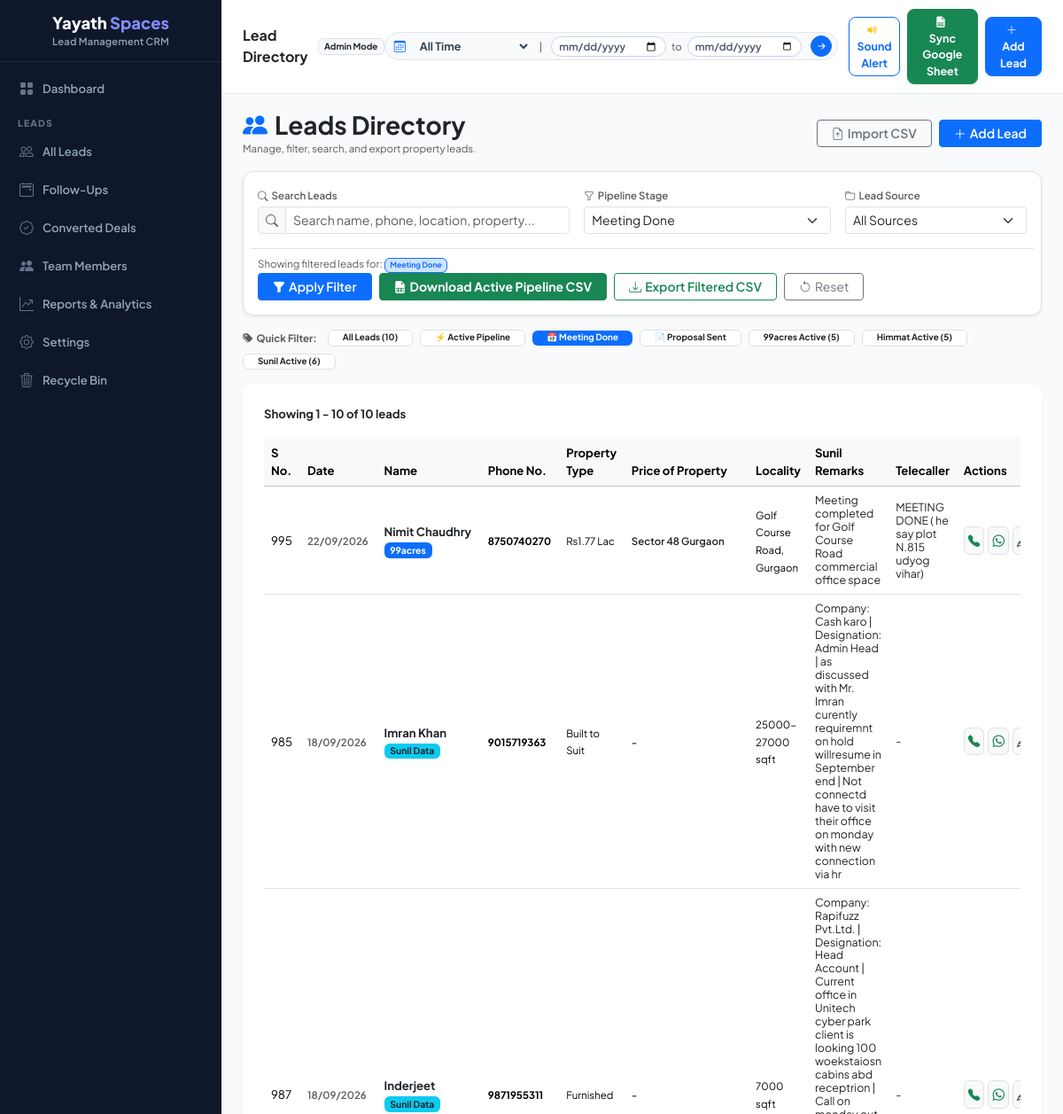
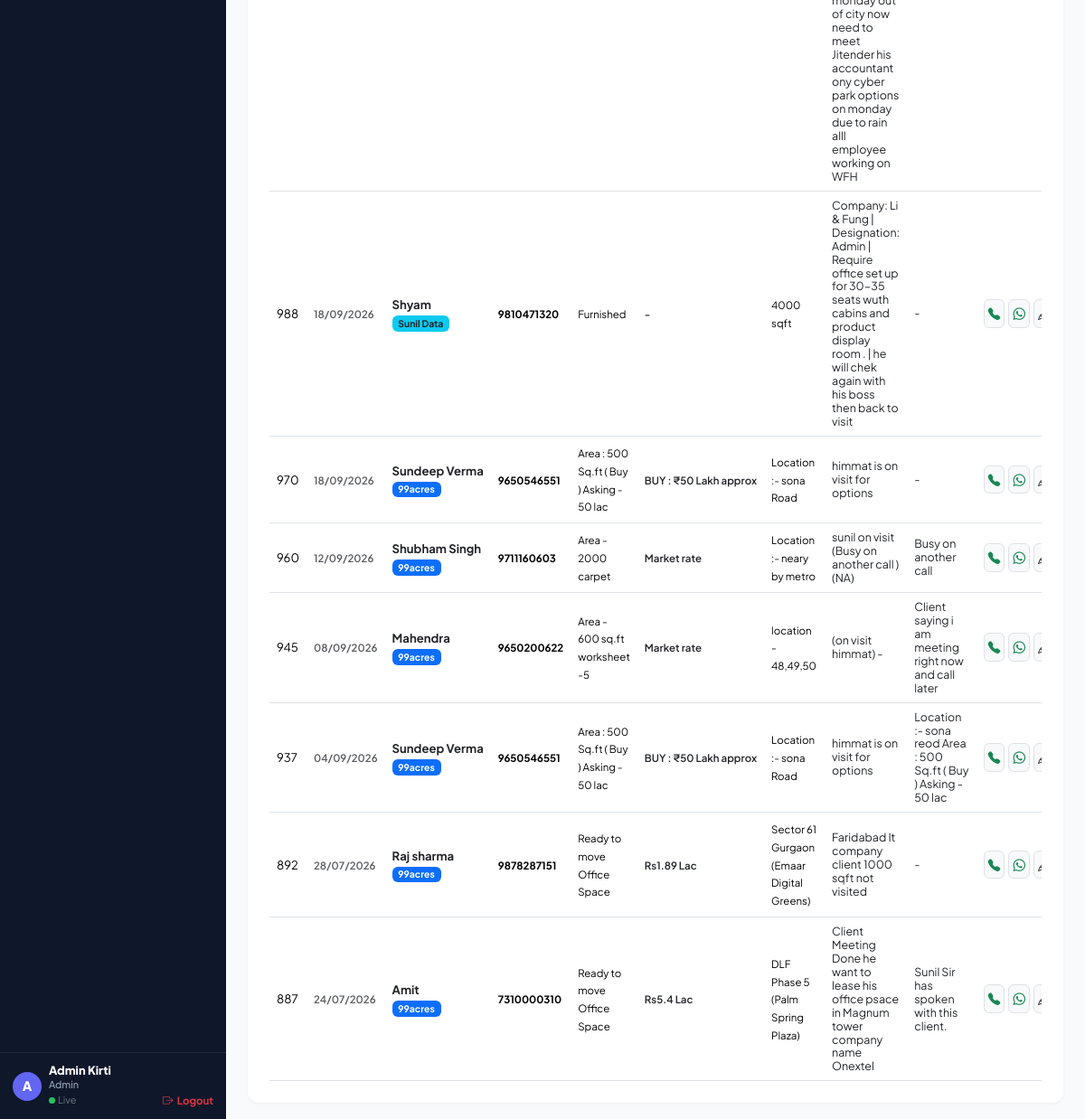
Page /leads?status=Meeting+Done (signed in) on the committed database (2 pictures, top to bottom).
### models.py (models this page shows, shortened)
class Lead(db.Model):
    __tablename__ = 'leads'
    id = db.Column(db.Integer, primary_key=True)
    name = db.Column(db.String(255), nullable=False)
    email = db.Column(db.String(255), nullable=False)
    phone = db.Column(db.String(50), nullable=True)
    source = db.Column(db.String(100), nullable=True, default='99acres')
    property_type = db.Column(db.String(100), nullable=True)
    budget = db.Column(db.String(100), nullable=True)
    location = db.Column(db.String(255), nullable=True)
    status = db.Column(db.String(50), nullable=False, default='New')
    priority = db.Column(db.String(20), nullable=False, default='Medium')
    assigned_to = db.Column(db.String(255), nullable=True)
    is_imported = db.Column(db.Boolean, default=False)
    sunil_remarks = db.Column(db.Text, nullable=True)
    telecaller_remarks = db.Column(db.Text, nullable=True)
    listing_id = db.Column(db.String(100), nullable=True)
    response_from = db.Column(db.String(100), nullable=True)
    is_deleted = db.Column(db.Boolean, default=False)
    deleted_at = db.Column(db.DateTime, nullable=True)
    created_at = db.Column(db.DateTime, default=datetime.utcnow)
    updated_at = db.Column(db.DateTime, default=datetime.utcnow, onupdate=datetime.utcnow)
    notes = db.relationship('Note', backref='lead', lazy=True, cascade='all, delete-orphan')
    followups = db.relationship('FollowUp', backref='lead', lazy=True, cascade='all, delete-orphan')
    tasks = db.relationship('Task', backref='lead', lazy=True, cascade='all, delete-orphan')
    activities = db.relationship('ActivityLog', backref='lead', lazy=True, cascade='all, delete-orphan')

### routes.py (the view, shortened to what this page needs)
@web_bp.route('/leads')
def leads_list():
    import math
    status_filter = request.args.get('status', '')
    priority_filter = request.args.get('priority', '')
    source_filter = request.args.get('source', '')
    search = request.args.get('search', '')
    page = request.args.get('page', 1, type=int)
    per_page = request.args.get('per_page', 15, type=int)
    query = Lead.query
    query, time_filter, start_date_str, end_date_str = apply_date_filter(query)
    if status_filter:
        query = query.filter_by(status=status_filter)
    if priority_filter:
        query = query.filter_by(priority=priority_filter)
    if source_filter:
        query = query.filter_by(source=source_filter)
    all_matching_leads = query.order_by(Lead.created_at.desc()).all()
    total_count = len(all_matching_leads)
    total_pages = math.ceil(total_count / per_page) if total_count > 0 else 1
    page = max(1, min(page, total_pages))
    start_idx = (page - 1) * per_page
    end_idx = start_idx + per_page
    leads = all_matching_leads[start_idx:end_idx]
    all_unfiltered = Lead.query.filter((Lead.is_deleted == False) | (Lead.is_deleted == None)).all()
    active_99acres = sum(1 for l in all_unfiltered if l.status == 'Active Pipeline' and l.source == '99acres')
    active_himmat = sum(1 for l in all_unfiltered if l.status == 'Active Pipeline' and l.source == 'Himmat Data')
    active_sunil = sum(1 for l in all_unfiltered if l.status == 'Active Pipeline' and l.source == 'Sunil Data')
    trash_count = Lead.query.filter_by(is_deleted=True).count()
    return render_template('leads_list.html',
        leads=leads, total_count=total_count, page=page, total_pages=total_pages, per_page=per_page,
        status_filter=status_filter, priority_filter=priority_filter, source_filter=source_filter,
        search=search, time_filter=time_filter, start_date=start_date_str, end_date=end_date_str,
        active_99acres=active_99acres, active_himmat=active_himmat, active_sunil=active_sunil,
        trash_count=trash_count)

### routes.py (called while the page is built)
@web_bp.before_app_request
def check_authentication():
    if (request.path in ('/login', '/logout', '/favicon.ico') or
        request.path.startswith('/login') or
        request.path.startswith('/logout') or
        request.path.startswith('/static') or
        request.path.startswith('/api')):
        return
    allowed_routes = ['web.login', 'web.logout', 'static']
    if request.endpoint and request.endpoint in allowed_routes:
        return
    if 'user_id' not in session:
        return redirect(url_for('web.login'))

### templates/leads_list.html (shortened to what this page needs)
{% extends "base.html" %}
{% block content %}
<div class="d-flex justify-content-between align-items-center mb-3">
    <div>
        <h3 class="fw-bold mb-0 text-dark"><i class="bi bi-people-fill text-primary me-2"></i>Leads Directory</h3>
        <small class="text-muted">Manage, filter, search, and export property leads.</small>
    </div>
    <div class="d-flex gap-2">
        <a href="/import" class="btn btn-sm btn-outline-secondary px-3 fw-semibold"><i class="bi bi-file-earmark-arrow-up me-1"></i>Import CSV</a>
        <a href="/leads/add" class="btn btn-sm btn-primary px-3 fw-semibold"><i class="bi bi-plus-lg me-1"></i>Add Lead</a>
    </div>
</div>
<div class="card card-custom p-3 mb-3 border shadow-sm">
    <form method="GET" class="row g-3 align-items-center">
        <div class="col-md-5">
            <label class="form-label fw-semibold small text-muted mb-1"><i class="bi bi-search me-1"></i>Search Leads</label>
            <div class="input-group input-group-sm">
                <span class="input-group-text bg-light text-muted"><i class="bi bi-search"></i></span>
                <input type="text" name="search" class="form-control" placeholder="Search name, phone, location, property..." value="{{ search }}">
            </div>
        </div>
        <div class="col-md-4">
            <label class="form-label fw-semibold small text-muted mb-1"><i class="bi bi-funnel me-1"></i>Pipeline Stage</label>
            <select name="status" class="form-select form-select-sm">
                {% for s in ['New','Contacted','Qualified','Meeting Done','Proposal Sent','Active Pipeline','Deal Close','Lost'] %}
                <option value="{{ s }}" {{ 'selected' if status_filter == s }}>{{ s }}</option>
                {% endfor %}
            </select>
        </div>
        <div class="col-md-3">
            <label class="form-label fw-semibold small text-muted mb-1"><i class="bi bi-folder me-1"></i>Lead Source</label>
            <select name="source" class="form-select form-select-sm">
                <option value="">All Sources</option>
            </select>
        </div>
        <div class="col-12 d-flex flex-wrap justify-content-between align-items-center pt-2 border-top">
            <div class="small text-muted mb-1 mb-md-0">
                {% if status_filter or source_filter or search %}
                Showing filtered leads for:
                {% if status_filter %}<span class="badge bg-primary-subtle text-primary border border-primary me-1">{{ status_filter }}</span>{% endif %}
                {% else %}
                Showing all leads directory. Filter or search above.
                {% endif %}
            </div>
            <div class="d-flex gap-2">
                <button type="submit" class="btn btn-sm btn-primary px-3 fw-semibold">
                    <i class="bi bi-funnel-fill me-1"></i>Apply Filter
                </button>
                <a href="/export-active-pipeline" class="btn btn-sm btn-success px-3 fw-bold text-nowrap" title="Download single CSV sheet for Meeting Done, Proposal Sent, and Active Pipeline leads (Newest to Oldest)">
                    <i class="bi bi-file-earmark-spreadsheet-fill me-1"></i>Download Active Pipeline CSV
                </a>
                <a href="/export?status={{ status_filter }}&source={{ source_filter }}&search={{ search }}&time_filter={{ time_filter }}&start_date={{ start_date }}&end_date={{ end_date }}" class="btn btn-sm btn-outline-success px-3 fw-semibold text-nowrap" title="Download matching filtered leads as CSV">
                    <i class="bi bi-download me-1"></i>Export Filtered CSV
                </a>
                {% if status_filter or source_filter or search %}
                <a href="/leads" class="btn btn-sm btn-outline-secondary px-3 text-nowrap" title="Clear Filters"><i class="bi bi-arrow-counterclockwise me-1"></i>Reset</a>
                {% endif %}
            </div>
        </div>
    </form>
</div>
<div class="d-flex flex-wrap align-items-center gap-2 mb-3">
    <span class="small text-muted fw-bold me-1"><i class="bi bi-tags-fill me-1"></i>Quick Filter:</span>
    <a href="/leads" class="badge {{ 'bg-dark text-white' if not status_filter and not source_filter else 'bg-white text-dark border' }} text-decoration-none py-1.5 px-3">
        All Leads ({{ total_count }})
    </a>
    <a href="/leads?status=Active+Pipeline" class="badge {{ 'bg-success text-white' if status_filter == 'Active Pipeline' and not source_filter else 'bg-white text-dark border' }} text-decoration-none py-1.5 px-3">
        ⚡ Active Pipeline
    </a>
    <a href="/leads?status=Meeting+Done" class="badge {{ 'bg-primary text-white' if status_filter == 'Meeting Done' else 'bg-white text-dark border' }} text-decoration-none py-1.5 px-3">
        📅 Meeting Done
    </a>
    <a href="/leads?status=Proposal+Sent" class="badge {{ 'bg-info text-dark border border-info' if status_filter == 'Proposal Sent' else 'bg-white text-dark border' }} text-decoration-none py-1.5 px-3">
        📄 Proposal Sent
    </a>
    <a href="/leads?status=Active+Pipeline&source=99acres" class="badge {{ 'bg-primary text-white' if status_filter == 'Active Pipeline' and source_filter == '99acres' else 'bg-white text-dark border' }} text-decoration-none py-1.5 px-3">
        99acres Active ({{ active_99acres }})
    </a>
    <a href="/leads?status=Active+Pipeline&source=Himmat+Data" class="badge {{ 'bg-warning text-dark border border-warning' if status_filter == 'Active Pipeline' and source_filter == 'Himmat Data' else 'bg-white text-dark border' }} text-decoration-none py-1.5 px-3">
        Himmat Active ({{ active_himmat }})
    </a>
    <a href="/leads?status=Active+Pipeline&source=Sunil+Data" class="badge {{ 'bg-info text-dark border border-info' if status_filter == 'Active Pipeline' and source_filter == 'Sunil Data' else 'bg-white text-dark border' }} text-decoration-none py-1.5 px-3">
        Sunil Active ({{ active_sunil }})
    </a>
</div>
<div class="card card-custom p-4">
    <div class="d-flex justify-content-between align-items-center mb-3">
        <span class="fw-bold text-dark">
            Showing {{ ((page - 1) * per_page + 1) if total_count > 0 else 0 }} - {{ (page * per_page) if (page * per_page) < total_count else total_count }} of {{ total_count }} leads
        </span>
    </div>
    <div class="table-responsive">
        <table class="table table-hover align-middle mb-0">
            <thead class="table-light">
                <tr>
                    <th>S No.</th>
                    <th>Date</th>
                    <th>Name</th>
                    <th>Phone No.</th>
                    <th>Property Type</th>
                    <th>Price of Property</th>
                    <th>Locality</th>
                    <th>Sunil Remarks</th>
                    <th>Telecaller</th>
                    <th>Actions</th>
                </tr>
            </thead>
            <tbody>
                {% for lead in leads %}
                <tr>
                    <td>{{ lead.id }}</td>
                    <td><small class="text-muted fw-semibold" style="white-space:nowrap;">{{ lead.created_at.strftime('%d/%m/%Y') if lead.created_at else '-' }}</small></td>
                    <td>
                        <a href="/leads/{{ lead.id }}" class="text-decoration-none fw-bold text-dark" style="white-space:nowrap;">{{ lead.name }}</a>
                        <br><span class="badge {{ 'bg-primary' if lead.source == '99acres' else ('bg-info text-dark' if lead.source == 'Sunil Data' else 'bg-warning text-dark') }}" style="font-size:0.65rem;">
                            {{ lead.source or '99acres' }}
                        </span>
                    </td>
                    <td><small class="fw-bold" style="white-space:nowrap;">{{ lead.phone or '-' }}</small></td>
                    <td><small>{{ lead.property_type or '-' }}</small></td>
                    <td><small class="fw-semibold text-dark" style="white-space:nowrap;">{{ lead.budget or '-' }}</small></td>
                    <td><small>{{ lead.location or '-' }}</small></td>
                    <td>
                        <small class="text-dark d-block" style="max-width:140px; font-size:0.78rem; line-height:1.2;">
                            {{ lead.sunil_remarks if lead.sunil_remarks else '-' }}
                        </small>
                    </td>
                    <td>
                        <small class="text-dark d-block" style="max-width:130px; font-size:0.78rem; line-height:1.2;">
                            {{ lead.telecaller_remarks if lead.telecaller_remarks else '-' }}
                        </small>
                    </td>
                    <td>
                        <div class="d-flex align-items-center gap-1">
                            {% if lead.phone and lead.phone != '-' %}
                            <a href="tel:{{ lead.phone }}" class="btn btn-sm btn-light border text-success p-1 rounded-2" title="Call {{ lead.phone }}">
                                <i class="bi bi-telephone-fill" style="font-size:0.85rem;"></i>
                            </a>
                            {% set clean_phone = lead.phone | replace('-', '') | replace(' ', '') | replace('+91', '') %}
                            <a href="https://wa.me/91{{ clean_phone }}?text=Hello%20{{ lead.name | urlencode }},%20regarding%20your%20property%20enquiry..." target="_blank" class="btn btn-sm btn-light border text-success p-1 rounded-2" title="WhatsApp Chat">
                                <i class="bi bi-whatsapp" style="font-size:0.85rem;"></i>
                            </a>
                            {% endif %}
                            <a href="/leads/{{ lead.id }}/edit" class="btn btn-sm btn-light border text-dark p-1 rounded-2" title="Edit Lead"><i class="bi bi-pencil" style="font-size:0.85rem;"></i></a>
                        </div>
                    </td>
                </tr>
                {% else %}
                <tr><td colspan="10" class="text-center text-muted py-4">No leads found. <a href="/leads/add">Add lead</a> or <a href="/import">Import CSV</a></td></tr>
                {% endfor %}
            </tbody>
        </table>
    </div>
</div>
{% endblock %}

### templates/base.html (style rules this page uses)
:root { --primary-bg: #f8fafc; --sidebar-width: 250px; --sidebar-bg: #0f172a; --active-nav-bg: #3b82f6; --brand-purple: #818cf8; --text-dark: #1e293b; --card-radius: 12px; }
body { font-family: 'Plus Jakarta Sans', -apple-system, BlinkMacSystemFont, "Segoe UI", Roboto, sans-serif; background-color: var(--primary-bg); color: var(--text-dark); font-size: 0.82rem; margin: 0; padding: 0; }
.card-custom { border: none; border-radius: var(--card-radius); box-shadow: 0 1px 3px rgba(0,0,0,0.04), 0 4px 8px -2px rgba(0,0,0,0.02); background: #ffffff; }

### rows in the picture
Lead: id "995", created_at "22/09/2026", name "Nimit Chaudhry", source "99acres", phone "8750740270", property_type "Rs1.77 Lac", budget "Sector 48 Gurgaon", location "Golf Course Road, Gurgaon", sunil_remarks "Meeting completed for Golf Course Road commercial office space", telecaller_remarks "MEETING DONE ( he say plot N.815 udyog vihar)"
Lead: id "985", created_at "18/09/2026", name "Imran Khan", source "Sunil Data", phone "9015719363", property_type "Built to Suit", budget "-", location "25000-27000 sqft", sunil_remarks "Company: Cash karo | Designation: Admin Head | as discussed with Mr. Imran curently requiremnt on hold willresume in September end | Not connectd have to visit their office on monday with new connection via hr", telecaller_remarks "-"
Lead: id "987", created_at "18/09/2026", name "Inderjeet", source "Sunil Data", phone "9871955311", property_type "Furnished", budget "-", location "7000 sqft", sunil_remarks "Company: Rapifuzz Pvt.Ltd. | Designation: Head Account | Current office in Unitech cyber park client is looking 100 woekstaiosn cabins abd receptrion | Call on monday out of city now need to meet Jitender his accountant ony cyber park options on monday due to rain alll employee working on WFH", telecaller_remarks "-"
Lead: id "988", created_at "18/09/2026", name "Shyam", source "Sunil Data", phone "9810471320", property_type "Furnished", budget "-", location "4000 sqft", sunil_remarks "Company: Li & Fung | Designation: Admin | Require office set up for 30-35 seats wuth cabins and product display room . | he will chek again with his boss then back to visit", telecaller_remarks "-"
Lead: id "970", created_at "18/09/2026", name "Sundeep Verma", source "99acres", phone "9650546551", property_type "Area : 500 Sq.ft ( Buy ) Asking - 50 lac", budget "BUY : ₹50 Lakh approx", location "Location :- sona Road", sunil_remarks "himmat is on visit for options", telecaller_remarks "-"
Lead: id "960", created_at "12/09/2026", name "Shubham Singh", source "99acres", phone "9711160603", property_type "Area - 2000 carpet", budget "Market rate", location "Location :- neary by metro", sunil_remarks "sunil on visit (Busy on another call )(NA)", telecaller_remarks "Busy on another call"
Lead: id "945", created_at "08/09/2026", name "Mahendra", source "99acres", phone "9650200622", property_type "Area - 600 sq.ft worksheet -5", budget "Market rate", location "location - 48,49,50", sunil_remarks "(on visit himmat) -", telecaller_remarks "Client saying i am meeting right now and call later"
Lead: id "937", created_at "04/09/2026", name "Sundeep Verma", source "99acres", phone "9650546551", property_type "Area : 500 Sq.ft ( Buy ) Asking - 50 lac", budget "BUY : ₹50 Lakh approx", location "Location :- sona Road", sunil_remarks "himmat is on visit for options", telecaller_remarks "Location :- sona reod Area : 500 Sq.ft ( Buy ) Asking - 50 lac"
Lead: id "892", created_at "28/07/2026", name "Raj sharma", source "99acres", phone "9878287151", property_type "Ready to move Office Space", budget "Rs1.89 Lac", location "Sector 61 Gurgaon (Emaar Digital Greens)", sunil_remarks "Faridabad It company client 1000 sqft not visited", telecaller_remarks "-"
Lead: id "887", created_at "24/07/2026", name "Amit", source "99acres", phone "7310000310", property_type "Ready to move Office Space", budget "Rs5.4 Lac", location "DLF Phase 5 (Palm Spring Plaza)", sunil_remarks "Client Meeting Done he want to lease his office psace in Magnum tower company name Onextel", telecaller_remarks "Sunil Sir has spoken with this client."

### other values in the picture
{{ (session.get('user_name') or 'U')[0].upper() }} "A"
{{ session.get('user_name') or 'User' }} "Admin Kirti"
{{ session.get('user_role') or 'Role' }} "Admin"
{{ session.get('user_role', 'Member') }} "Admin"
{{ status_filter }} "Meeting Done"
{{ total_count }} "10"
{{ active_99acres }} "5"
{{ active_himmat }} "5"
{{ active_sunil }} "6"
{{ ((page - 1) * per_page + 1) if total_count > 0 else 0 }} "1"
{{ (page * per_page) if (page * per_page) < total_count else total_count }} "10"
form field status "Meeting Done"
